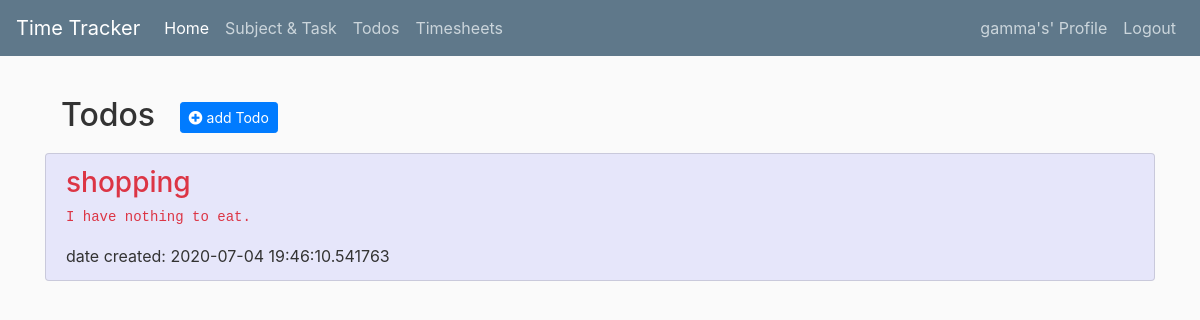
/todos (signed in), run on the app's committed database.
### timetracker/models.py (models this page shows, shortened)
class User(db.Model, UserMixin):
	id = db.Column(db.Integer, primary_key=True)
	username = db.Column(db.String(20), unique=True, nullable=False)
	email = db.Column(db.String(120), unique=True, nullable=False)
	password = db.Column(db.String(32), nullable=False)

class Todo(db.Model):
	id = db.Column(db.Integer, primary_key=True)
	title = db.Column(db.String(256), nullable=False)
	description = db.Column(db.Text, nullable=False)
	date_created = db.Column(db.DateTime, nullable=False, default=datetime.utcnow)
	date_completed = db.Column(db.DateTime, nullable=True)
	user_id = db.Column(db.Integer, db.ForeignKey('user.id'), nullable=False)
	user = db.relationship('User', backref=db.backref('todos', lazy=True))

### timetracker/todos/routes.py (the view)
@todos.route('/todos')
@login_required
def todo_list():
	todos = Todo.query.filter_by(user_id=current_user.id).order_by(desc(Todo.date_created)).all()
	return render_template('todos.html', todos=todos)

### timetracker/models.py (called while the page is built)
@login_manager.user_loader
def load_user(user_id):
	return User.query.get(int(user_id))

### timetracker/templates/todos.html (shortened to what this page needs)
{% extends "layout.html" %}
{% block content %}
	<div class="mb-3 mt-3 ml-3 h2">
		<span class="mr-2">Todos</span>
		<a href="{{ url_for('todos.new_todo') }}" class="btn btn-primary btn-sm ml-2 mt-1 mb-1">
			<i class="fa fa-plus-circle"></i> add Todo
		</a>
	</div>
	<div class="list-group">
		{% if todos %}
			{% for todo in todos %}
				<div class="list-group-item {{ loop.cycle('odd', 'even') }}">
					{% if todo.date_completed %}
						<h3 class="text-success">{{ todo.title }}</h3>
						<pre class="text-success">{{ todo.description }}</pre>
					{% else %}
						<a href="{{ url_for('todos.todo', todo_id=todo.id) }}">
							<h3 class="text-danger">{{ todo.title }}</h3>
						</a>
						<pre class="text-danger">{{ todo.description }}</pre>
					{% endif %}
					date created: {{ todo.date_created }}
				</div>
			{% endfor %}
		{% endif %}
	</div>
{% endblock content %}

### timetracker/templates/layout.html (shortened to what this page needs)
<!DOCTYPE html>
<html>
    <head>
		  <link rel="stylesheet" href="https://stackpath.bootstrapcdn.com/bootstrap/4.5.0/css/bootstrap.min.css">
        <link rel="stylesheet" href="https://use.fontawesome.com/releases/v5.4.1/css/all.css">
        <link rel="stylesheet" type="text/css" href="{{ url_for('static', filename='site.css') }}">
    </head>
    <body>
        <header class="site-header">
            <nav class="navbar navbar-expand-lg navbar-dark bg-steel fixed-top">
                <a class="navbar-brand" href="/">Time Tracker</a>
                <div class="collapse navbar-collapse" id="navbarSupportedContent">
                    <ul class="navbar-nav mr-auto">
                        <li class="nav-item active">
                            <a class="nav-link" href="/home">Home</a>
                        </li>
                        <li class="nav-item">
                            <a class="nav-link" href="/subjects_tasks">Subject & Task</a>
								</li>
                        <li class="nav-item">
									<a class="nav-link" href="/todos">Todos</a>
							  </li>
                        <li class="nav-item">
                            <a class="nav-link" href="/timesheets">Timesheets</a>
                        </li>
                    </ul>
                </div>
                <div class="navbar-nav">
						 {% if current_user.is_authenticated %}
							<a class="nav-item nav-link" href="/profile"> {{ current_user.username }}'s' Profile</a>
							<a class="nav-item nav-link" href="/logout">Logout</a>
						 {% else %}
							<a class="nav-item nav-link" href="/login">Login</a>
							<a class="nav-item nav-link" href="/register">Register</a>
						 {% endif %}
                </div>
            </nav>
        </header>
				<main role="main" class="container">
					<div class="row">
						<div class="col">
							{% block content %}
							{% endblock content %}
						</div>
					</div>
				</main>
    </body>
</html>

### timetracker/static/site.css (style rules this page uses)
body { background: #fafafa; color: #333333; margin-top: 5rem; }
h1, h2, h3, h4, h5, h5, h6 { color: #444444; }
.bg-steel { background-color: #5f788a; }
.site-header .navbar-nav .nav-link { color: #cbd5db }
.odd { background-color: lavender; }

### data on the page
User: username "gamma"
Todo: title "shopping", description "I have nothing to eat.", date_created "2020-07-04 19:46:10.541763"
